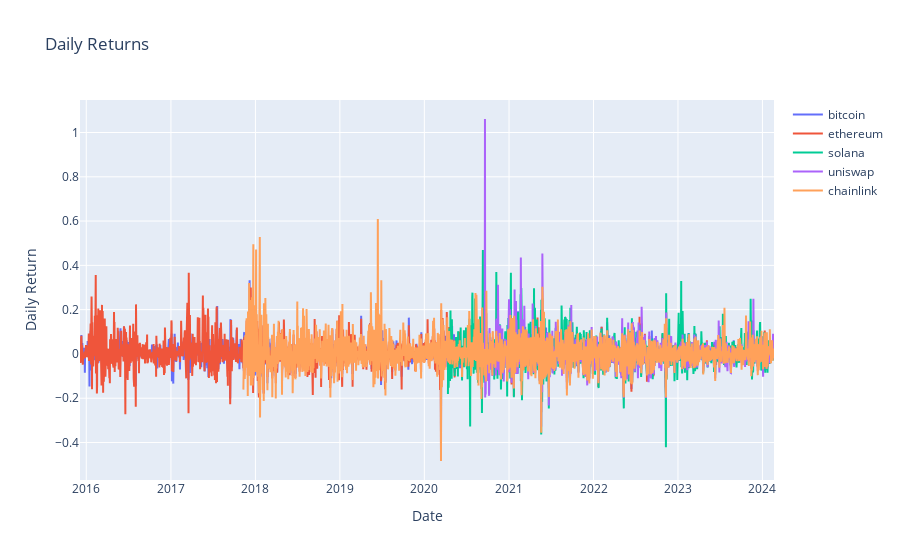

The cell this chart's notebook holds for it:
### Code cell
#  we plot the daily returns for the 5 coins
fig = go.Figure()
for coin in coins:
    fig.add_trace(go.Scatter(x=prices_pivot['date'], y=prices_pivot[f'{coin}_daily_return'], mode='lines', name=coin))
fig.update_layout(title='Daily Returns', xaxis_title='Date', yaxis_title='Daily Return')
fig.show()

### Figure 1 — Plotly figure (JSON) as saved in the notebook; plotly's stock layout.template omitted (floating-point values rounded to 4 significant figures; data arrays with more than 128 entries replaced by an {"elided": "..."} marker saying what was removed)
{"data": [{"mode": "lines", "name": "bitcoin", "type": "scatter", "x": {"elided": "3000 str values"}, "y": {"elided": "3000 float values"}}, {"mode": "lines", "name": "ethereum", "type": "scatter", "x": {"elided": "3000 str values"}, "y": {"elided": "3000 float values"}}, {"mode": "lines", "name": "solana", "type": "scatter", "x": {"elided": "3000 str values"}, "y": {"elided": "3000 float values"}}, {"mode": "lines", "name": "uniswap", "type": "scatter", "x": {"elided": "3000 str values"}, "y": {"elided": "3000 float values"}}, {"mode": "lines", "name": "chainlink", "type": "scatter", "x": {"elided": "3000 str values"}, "y": {"elided": "3000 float values"}}], "layout": {"title": {"text": "Daily Returns"}, "xaxis": {"title": {"text": "Date"}}, "yaxis": {"title": {"text": "Daily Return"}}}}
